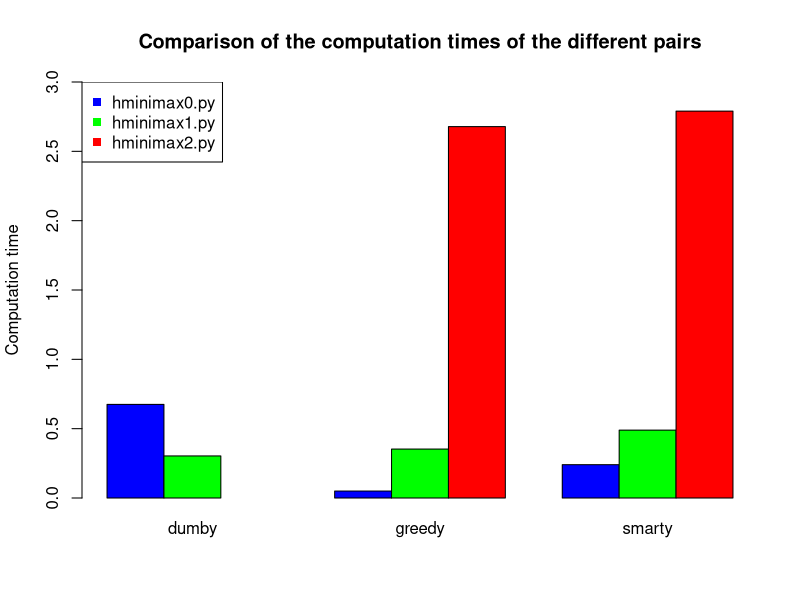

Here is the R script that generated this plot:
dumby_time <- c(0.6751060485839844, 0.3033175468444824, Inf)
greedy_time <- c(0.05023622512817383, 0.3528401851654053, 2.678455352783203)
smarty_time<- c(0.2405099868774414, 0.48928165435791016, 2.790019989013672)

colors <- c("blue", "green", "red", "blue", "green", "red", "blue", "green", "red")

barplot(cbind(dumby_time, greedy_time, smarty_time), beside = TRUE, names.arg = c("dumby", "greedy", "smarty"), col = colors, ylim = c(0,3), main = "Comparison of the computation times of the different pairs", ylab = "Computation time")
legend("topleft", legend = c("hminimax0.py", "hminimax1.py", "hminimax2.py"), col=c("blue", "green", "red"), pch = c(15,15))

